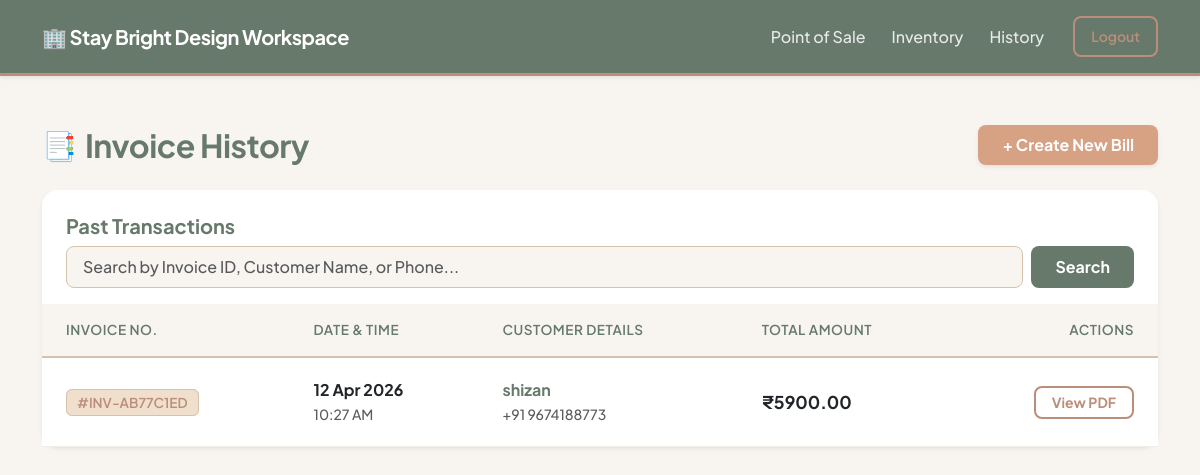
The page /billing/history (signed in) on the database as committed earlier.
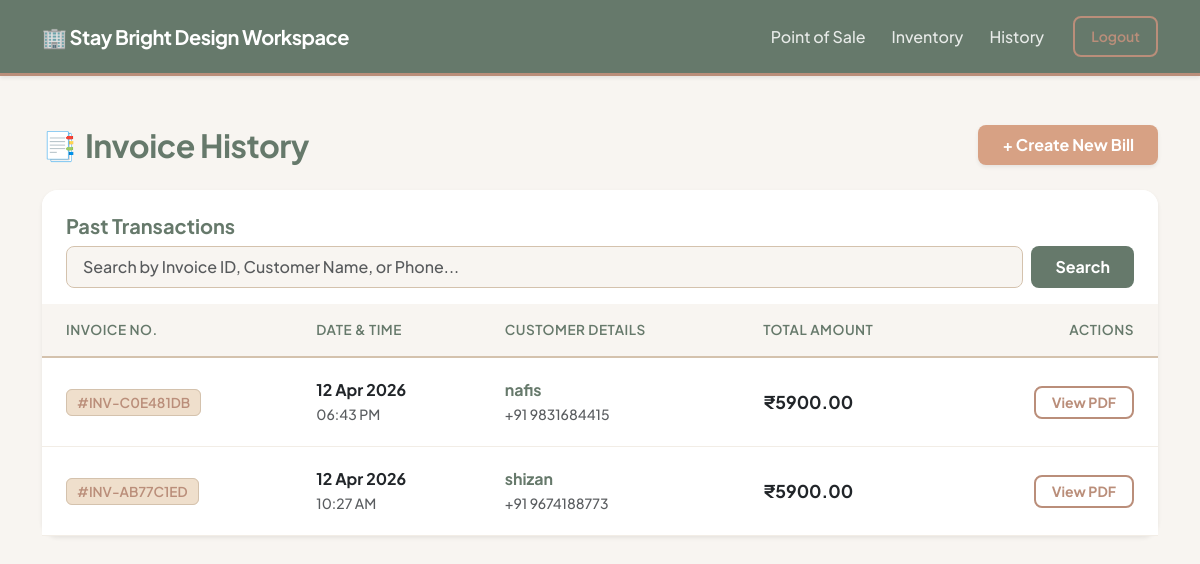
The same page on the database as committed later.
### core/models.py (models this page shows)
class Invoice(db.Model):
    __tablename__ = 'invoices'
    id = db.Column(db.Integer, primary_key=True)
    company_id = db.Column(db.Integer, db.ForeignKey('companies.id'), nullable=False) # ISOLATION
    invoice_number = db.Column(db.String(50), unique=True, nullable=False)
    customer_id = db.Column(db.Integer, db.ForeignKey('customers.id'), nullable=False)
    subtotal = db.Column(db.Float, nullable=False)
    discount_type = db.Column(db.String(10))
    discount_value = db.Column(db.Float, default=0.0)
    total_tax = db.Column(db.Float, nullable=False)
    grand_total = db.Column(db.Float, nullable=False)
    created_at = db.Column(db.DateTime, default=datetime.utcnow)
    items = db.relationship('InvoiceItem', backref='invoice', lazy=True)

class Customer(db.Model):
    __tablename__ = 'customers'
    id = db.Column(db.Integer, primary_key=True)
    company_id = db.Column(db.Integer, db.ForeignKey('companies.id'), nullable=False) # ISOLATION
    name = db.Column(db.String(100), nullable=False)
    phone_number = db.Column(db.String(15), nullable=False) # Removed unique=True so diff companies can have same customer
    created_at = db.Column(db.DateTime, default=datetime.utcnow)
    invoices = db.relationship('Invoice', backref='customer', lazy=True)

### core/billing/routes.py (the view, shortened to what this page needs)
@billing_bp.route('/history')
def history():
    company_id = session.get('company_id')
    if not company_id:
        flash("Please log in to view history.", "warning")
        return redirect(url_for('auth.login'))
    page = request.args.get('page', 1, type=int)
    search_query = request.args.get('search', '').strip()
    query = Invoice.query.join(Customer).filter(Invoice.company_id == company_id)
    pagination = query.order_by(Invoice.created_at.desc()).paginate(page=page, per_page=10)
    return render_template(
        'billing/history.html',
        pagination=pagination,
        search_query=search_query
    )

### core/templates/billing/history.html (shortened to what this page needs)
{% extends "base.html" %}
{% block content %}
<div class="row mt-4 mb-4">
    <div class="col-12 d-flex justify-content-between align-items-center">
        <div class="d-flex align-items-center">
            <span class="fs-3 me-2 text-taupe">📑</span>
            <h2 class="history-header mb-0">Invoice History</h2>
        </div>
        <a href="/billing" class="btn btn-terracotta fw-bold px-4 py-2 shadow-sm">+ Create New Bill</a>
    </div>
</div>
<div class="card card-glass border-0 shadow-sm">
    <div class="card-header bg-white border-0 pt-4 pb-3 px-4 rounded-top-4 d-flex justify-content-between align-items-center flex-wrap gap-2">
        <h5 class="mb-0 text-sage fw-bold">Past Transactions</h5>
        <form method="GET" action="/billing/history" class="search-wrapper-history w-100 w-md-75 w-lg-50">
            <input type="text" name="search" class="form-control search-input-custom flex-grow-1"
                   placeholder="Search by Invoice ID, Customer Name, or Phone..."
                   value="{{ search_query or '' }}">
            <button type="submit" class="btn btn-sage px-4 fw-bold rounded-3">Search</button>
        </form>
    </div>
    <div class="card-body p-0">
        <div class="table-responsive">
            <table class="table table-history">
                <thead>
                    <tr>
                        <th>Invoice No.</th>
                        <th>Date & Time</th>
                        <th>Customer Details</th>
                        <th>Total Amount</th>
                        <th class="text-end">Actions</th>
                    </tr>
                </thead>
                <tbody>
                    {% for inv in pagination.items %}
                    <tr>
                        <td>
                            <span class="inv-badge">#{{ inv.invoice_number }}</span>
                        </td>
                        <td>
                            <div class="fw-bold text-dark">{{ inv.created_at.strftime('%d %b %Y') }}</div>
                            <small class="text-muted fw-medium">{{ inv.created_at.strftime('%I:%M %p') }}</small>
                        </td>
                        <td>
                            <strong style="color: var(--color-sage);">{{ inv.customer.name }}</strong><br>
                            <small class="text-muted fw-medium">+91 {{ inv.customer.phone_number }}</small>
                        </td>
                        <td class="amount-text">
                            ₹{{ "%.2f"|format(inv.grand_total) }}
                        </td>
                        <td class="text-end">
                            <a href="/billing/invoice/{{ inv.invoice_number }}" class="btn btn-sm btn-outline-taupe px-3 fw-bold rounded-3">View PDF</a>
                        </td>
                    </tr>
                    {% endfor %}
                </tbody>
            </table>
        </div>
    </div>
</div>
{% endblock %}

### core/templates/base.html (shortened to what this page needs)
<!DOCTYPE html>
<html lang="en">
<head>
    <link href="https://cdn.jsdelivr.net/npm/bootstrap@5.3.0/dist/css/bootstrap.min.css" rel="stylesheet">
</head>
<body>
    <nav class="navbar navbar-expand-lg navbar-custom shadow-sm">
        <div class="container">
            {% if session.get('company_name') %}
                <a class="navbar-brand" href="/billing">
                    <span style="color: var(--color-terracotta);">🏢</span> {{ session['company_name'] }} Workspace
                </a>
            {% elif session.get('is_developer') %}
                <a class="navbar-brand" href="/developer/dashboard">
                    <span style="color: var(--color-sand);">⚙️</span> SuperAdmin Portal
                </a>
            {% else %}
                <a class="navbar-brand" href="/">
                    <span style="color: var(--color-cream);">SaaS</span> Billing Platform
                </a>
            {% endif %}
            <div class="collapse navbar-collapse" id="navbarNav">
                <ul class="navbar-nav ms-auto align-items-center">
                    {% if session.get('company_id') %}
                        <li class="nav-item">
                            <a class="nav-link" href="/billing">Point of Sale</a>
                        </li>
                        <li class="nav-item">
                            <a class="nav-link" href="/inventory/add-product">Inventory</a>
                        </li>
                        <li class="nav-item">
                            <a class="nav-link" href="/billing/history">History</a>
                        </li>
                        <li class="nav-item ms-3">
                            <a class="btn btn-outline-taupe btn-sm px-3 py-2" href="/auth/logout">Logout</a>
                        </li>
                    {% endif %}
                </ul>
            </div>
        </div>
    </nav>
    <div class="container pb-5 mt-5">
        {% block content %}
        {% endblock %}
    </div>
</body>
</html>

### core/templates/base.html (style rules this page uses)
:root { --color-sand: #D4C2AD; --color-terracotta: #D7A184; --color-cream: #EFDFCC; --color-taupe: #BA8E7A; --color-sage: #66796B; --text-dark: #2C3530; --shadow-soft: 0 10px 30px rgba(102, 121, 107, 0.08); --shadow-hover: 0 15px 35px rgba(102, 121, 107, 0.15); }
body { background-color: #F8F5F1; font-family: 'Plus Jakarta Sans', sans-serif; color: var(--text-dark); -webkit-font-smoothing: antialiased; }
.navbar-custom { background-color: var(--color-sage) !important; padding: 1rem 0; border-bottom: 3px solid var(--color-taupe); }
.navbar-custom .navbar-brand { font-weight: 700; letter-spacing: -0.5px; color: #ffffff; }
.navbar-custom .nav-link { font-weight: 500; color: rgba(255, 255, 255, 0.85) !important; transition: all 0.2s ease; margin: 0 5px; }
.card-glass { background: #ffffff; border: 1px solid rgba(212, 194, 173, 0.3); border-radius: 16px; box-shadow: var(--shadow-soft); transition: box-shadow 0.3s ease; }
.btn-sage { background-color: var(--color-sage); color: white; border: none; font-weight: 600; padding: 0.5rem 1.25rem; border-radius: 8px; transition: all 0.2s ease; }
.btn-terracotta { background-color: var(--color-terracotta); color: white; border: none; font-weight: 600; padding: 0.5rem 1.25rem; border-radius: 8px; transition: all 0.2s ease; }
.btn-outline-taupe { border: 2px solid var(--color-taupe); color: var(--color-taupe); font-weight: 600; border-radius: 8px; background: transparent; }
.text-sage { color: var(--color-sage) !important; }
.text-taupe { color: var(--color-taupe) !important; }

### core/templates/billing/history.html (style rules this page uses)
.history-header { color: var(--color-sage); font-weight: 700; letter-spacing: -0.5px; }
.search-wrapper-history { display: flex; gap: 8px; }
.search-input-custom { border: 1px solid var(--color-sand); border-radius: 8px; padding: 8px 16px; background-color: #F8F5F1; font-weight: 500; }
.table-history { width: 100%; margin-bottom: 0; }
.table-history th { background-color: #F8F5F1; color: var(--color-sage); font-size: 0.85rem; text-transform: uppercase; padding: 1rem 1.5rem; border-bottom: 2px solid var(--color-sand); font-weight: 600; letter-spacing: 0.5px; }
.table-history td { padding: 1.25rem 1.5rem; border-bottom: 1px solid rgba(212, 194, 173, 0.3); vertical-align: middle; transition: background-color 0.2s ease; }
.inv-badge { background-color: var(--color-cream); color: var(--color-taupe); border: 1px solid var(--color-sand); font-weight: 600; padding: 4px 10px; border-radius: 6px; font-size: 0.85rem; }
.amount-text { color: var(--color-sage); font-weight: 700; font-size: 1.1rem; }

Rows that differ between the two databases and show on the page:
added Invoice: invoice_number "INV-C0E481DB", created_at "12 Apr 2026", created_at "06:43 PM", customer.name "nafis", customer.phone_number "9831684415", grand_total "5900.00"
